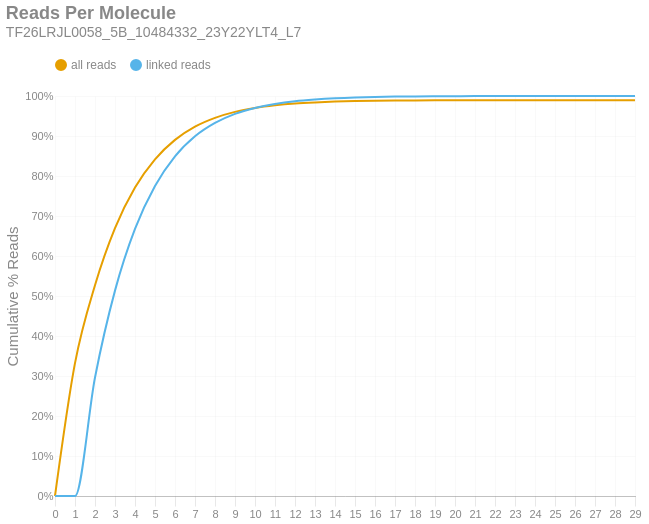

Notebook cell for this chart:
### Markdown cell above
### Reads per Molecule
This chart shows the cumulative distribution of the number of reads per linked molecule. That is, how many alignments are associated with a unique molecule. This excludes the number of reads associated with invalid or absent linked-read barcodes. The `linked` histogram is the percentages recalculated when disregarding singletons.

### Code cell
if SKIPLR:
    print_html(f"Skipped")
else:
    counts = np.bincount(valids['reads'].cast(pl.Int64).to_numpy())
    weighted = counts * np.arange(len(counts))
    all_perc = weighted / n_reads
    linked_perc = weighted / n_linked_reads
    linked_perc[1] = 0
    binned_df = pl.DataFrame({
        'readsper': list(range(len(counts))),
        'all reads (cumsum)': np.cumsum(all_perc).tolist(),
        'linked reads (cumsum)': np.cumsum(linked_perc).tolist(),
    })

    with SafeRender(binned_df):
        (
            density_plot(binned_df, 'Reads Per Molecule', samplename, 'readspmol')
            .encode(
                x=alt.X('readsper:O', title=None).axis(labelAngle=0).scale(padding=0),
                y=alt.Y('value:Q', title='Cumulative % Reads').axis(format='%').stack(False),
                color=alt.Color("key:N").scale(domain=["all reads", "linked reads"]),
                tooltip=[
                    alt.Tooltip("key:N", title="Data Type"),
                    alt.Tooltip("readsper:O", title="Reads Per Molecule"),
                    alt.Tooltip("value:Q", format=".2%", title="% Reads (Cum.)")
                ]            
            )
        ).display()

### Figure 1 — Vega-Lite specification as saved in the notebook (floating-point values rounded to 4 significant figures)
{"width": "container", "height": 400, "config": {"title": {"anchor": "start", "dy": -15, "fontSize": 18, "color": "#888888", "subtitleColor": "#888888", "subtitleFontSize": 14}, "arc": {"fill": "#0072B2"}, "axis": {"domainColor": "#888888", "domainWidth": 0.5, "gridWidth": 0.2, "grid": false, "titleFontWeight": 400, "titleFontSize": 15, "labelFontSize": 11, "labelColor": "#888888", "tickColor": "#888888", "tickWidth": 0.2, "titleColor": "#888888"}, "axisBand": {"grid": false}, "axisX": {"grid": true, "tickSize": 10, "domainCap": "round"}, "axisY": {"domain": false, "grid": true, "tickSize": 0, "domainCap": "round"}, "background": "transparent", "header": {"labelFontSize": 15, "labelColor": "#888888", "titleFontSize": 15, "titleFontWeight": 600, "titleColor": "#888888"}, "legend": {"labelFont": "sans-serif", "labelFontSize": 12, "labelColor": "#888888", "symbolSize": 100, "symbolType": "circle", "titleFontSize": 12, "titlePadding": 10, "titleColor": "#888888", "title": null, "orient": "top"}, "range": {"category": ["#E69F00", "#56B4E9", "#009E73", "#F0E442", "#0072B2", "#D55E00", "#CC79A7", "#000000"], "diverging": ["#cfe8f3", "#a2d4ec", "#73bfe2", "#46abdb", "#1696d2", "#12719e"]}, "area": {"fill": "#0072B2", "fillOpacity": 0.7, "line": true, "strokeOpacity": 0.7}, "line": {"color": "#0072B2", "stroke": "#0072B2", "strokeWidth": 2}, "trail": {"color": "#0072B2", "stroke": "#0072B2", "strokeWidth": 0, "size": 1}, "point": {"filled": true, "fillOpacity": 1.0, "size": 95}, "text": {"color": "#888888", "fontSize": 11, "align": "right", "fontWeight": 400, "size": 11}, "bar": {"fill": "#0072B2", "stroke": null}, "view": {"stroke": null, "continuousWidth": 660, "continuousHeight": 400}}, "data": {"name": "data-f44783e037ad7dff7f1ccc18e12f2b05"}, "mark": {"type": "line", "interpolate": "monotone", "point": {"opacity": 0, "size": 275}}, "encoding": {"color": {"field": "key", "scale": {"domain": ["all reads", "linked reads"]}, "type": "nominal"}, "tooltip": [{"field": "key", "title": "Data Type", "type": "nominal"}, {"field": "readsper", "title": "Reads Per Molecule", "type": "ordinal"}, {"field": "value", "format": ".2%", "title": "% Reads (Cum.)", "type": "quantitative"}], "x": {"axis": {"labelAngle": 0}, "field": "readsper", "scale": {"padding": 0}, "title": null, "type": "ordinal"}, "y": {"axis": {"format": "%"}, "field": "value", "stack": false, "title": "Cumulative % Reads", "type": "quantitative"}}, "params": [{"name": "param_c36ac31b6afebe62", "select": {"type": "point", "fields": ["key"]}, "bind": "legend"}], "title": {"text": "Reads Per Molecule", "subtitle": "TF26LRJL0058_5B_10484332_23Y22YLT4_L7"}, "transform": [{"fold": ["all reads (cumsum)", "linked reads (cumsum)"]}, {"calculate": "replace(datum.key, ' (cumsum)', '')", "as": "key"}, {"filter": {"param": "param_c36ac31b6afebe62"}}], "usermeta": {"embedOptions": {"downloadFileName": "TF26LRJL0058_5B_10484332_23Y22YLT4_L7.readspmol"}}, "$schema": "https://vega.github.io/schema/vega-lite/v6.4.1.json", "datasets": {"data-f44783e037ad7dff7f1ccc18e12f2b05": [{"readsper": 0, "all reads (cumsum)": 0.0, "linked reads (cumsum)": 0.0}, {"readsper": 1, "all reads (cumsum)": 0.3321, "linked reads (cumsum)": 0.0}, {"readsper": 2, "all reads (cumsum)": 0.5269, "linked reads (cumsum)": 0.2963}, {"readsper": 3, "all reads (cumsum)": 0.6697, "linked reads (cumsum)": 0.5135}, {"readsper": 4, "all reads (cumsum)": 0.7711, "linked reads (cumsum)": 0.6677}, {"readsper": 5, "all reads (cumsum)": 0.8417, "linked reads (cumsum)": 0.7749}, {"readsper": 6, "all reads (cumsum)": 0.8903, "linked reads (cumsum)": 0.849}, {"readsper": 7, "all reads (cumsum)": 0.9233, "linked reads (cumsum)": 0.8992}, {"readsper": 8, "all reads (cumsum)": 0.9453, "linked reads (cumsum)": 0.9326}, {"readsper": 9, "all reads (cumsum)": 0.9602, "linked reads (cumsum)": 0.9553}, {"readsper": 10, "all reads (cumsum)": 0.9701, "linked reads (cumsum)": 0.9702}, {"readsper": 11, "all reads (cumsum)": 0.9766, "linked reads (cumsum)": 0.9802}, {"readsper": 12, "all reads (cumsum)": 0.9811, "linked reads (cumsum)": 0.987}, {"readsper": 13, "all reads (cumsum)": 0.9839, "linked reads (cumsum)": 0.9913}, {"readsper": 14, "all reads (cumsum)": 0.986, "linked reads (cumsum)": 0.9944}, {"readsper": 15, "all reads (cumsum)": 0.9873, "linked reads (cumsum)": 0.9964}, {"readsper": 16, "all reads (cumsum)": 0.9881, "linked reads (cumsum)": 0.9977}, {"readsper": 17, "all reads (cumsum)": 0.9886, "linked reads (cumsum)": 0.9985}, {"readsper": 18, "all reads (cumsum)": 0.989, "linked reads (cumsum)": 0.999}, {"readsper": 19, "all reads (cumsum)": 0.9892, "linked reads (cumsum)": 0.9993}, {"readsper": 20, "all reads (cumsum)": 0.9893, "linked reads (cumsum)": 0.9995}, {"readsper": 21, "all reads (cumsum)": 0.9894, "linked reads (cumsum)": 0.9997}, {"readsper": 22, "all reads (cumsum)": 0.9895, "linked reads (cumsum)": 0.9998}, {"readsper": 23, "all reads (cumsum)": 0.9895, "linked reads (cumsum)": 0.9998}, {"readsper": 24, "all reads (cumsum)": 0.9895, "linked reads (cumsum)": 0.9999}, {"readsper": 25, "all reads (cumsum)": 0.9896, "linked reads (cumsum)": 0.9999}, {"readsper": 26, "all reads (cumsum)": 0.9896, "linked reads (cumsum)": 0.9999}, {"readsper": 27, "all reads (cumsum)": 0.9896, "linked reads (cumsum)": 1.0}, {"readsper": 28, "all reads (cumsum)": 0.9896, "linked reads (cumsum)": 1.0}, {"readsper": 29, "all reads (cumsum)": 0.9896, "linked reads (cumsum)": 1.0}]}}
